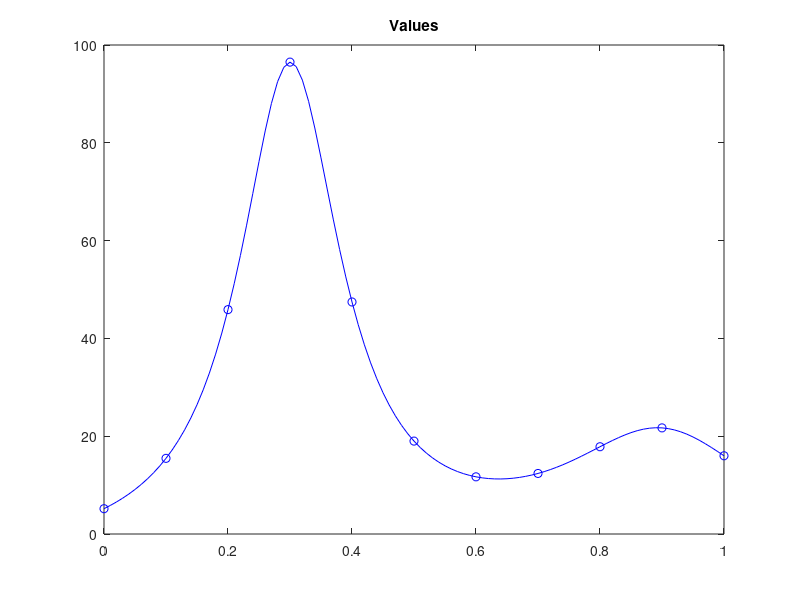
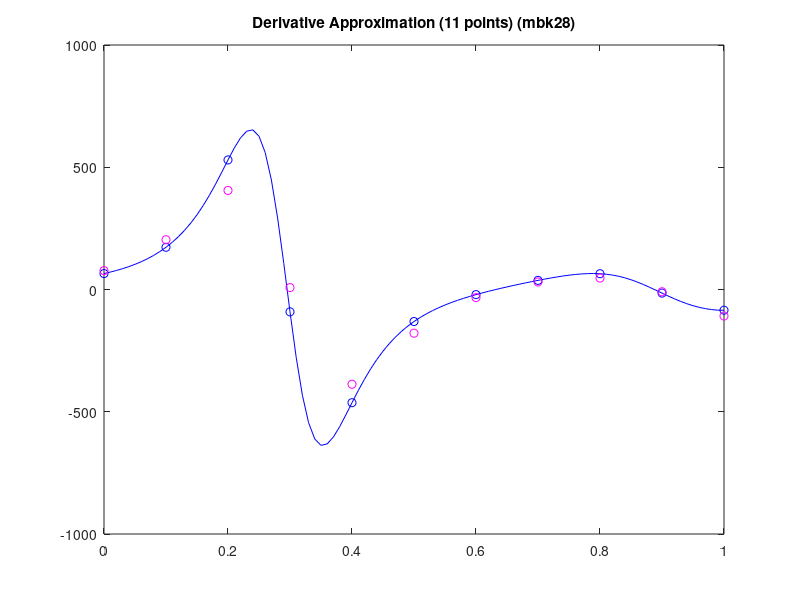

The MATLAB source for these figures, in order:
tc = linspace(0, 1, 101);
xc = humps(tc);
deltatc = tc(2) - tc(1);
td = linspace(0, 1, 11);
xd = humps(td);
deltatd = td(2) - td(1);

h = [1, 0, -1] ./ (2*deltatd)
con = conv(xd, h, 'same')

figure(1); clf
plot(tc, xc, 'b-')
hold on
plot(td, xd, 'bo')
hold off
title('Values')


figure(2); clf
twopointdiff = diff(xc)/deltatc;
twopointdiff(end+1) = twopointdiff(end);
plot(tc, twopointdiff, 'b-')
hold on
plot(tc(1:10:end), twopointdiff(1:10:end), 'bo');
hold on
plot(td, con, 'mo')
hold off
title('Derivative Approximation (11 points) (mbk28)')
